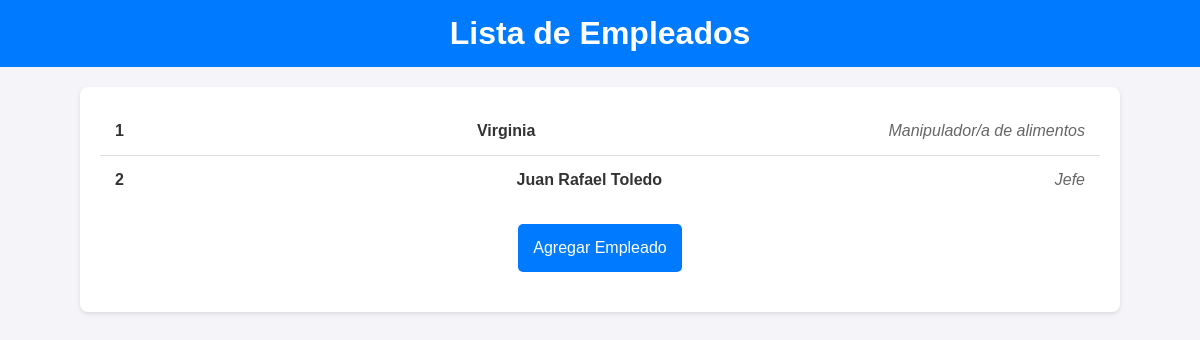
/management/employees/list/, run on the app's committed database.
### management/models.py (models this page shows)
class Employee(models.Model):
    id = models.AutoField(primary_key=True)
    name = models.CharField(max_length=255)
    role = models.CharField(max_length=255)

### management/views.py (the view)
# urls.py: path('management/employees/list/', views.employee_list, name='employee_list'),
def employee_list(request):
    employees = Employee.objects.all()
    return render(request, 'management/employee_list.html', {'employees': employees})

### templates/management/employee_list.html (shortened to what this page needs)
<!DOCTYPE html>
<html>
    <head>
    </head>
    <body>
        <header>
            <h1>Lista de Empleados</h1>
        </header>
        <div class="container">
            <ul>
                {% for employee in employees %}
                <li>
                    <span class="employee-id">{{ employee.id }}</span>
                    <span class="employee-name">{{ employee.name }}</span>
                    <span class="employee-role">{{ employee.role }}</span>
                </li>
                {% endfor %}
            </ul>
            <a href="{% url 'add_employee' %}" class="add-button">Agregar Empleado</a>
        </div>
    </body>
</html>

### templates/management/employee_list.html (style rules this page uses)
body { font-family: Arial, sans-serif; background-color: #f4f4f9; margin: 0; padding: 0; }
header { background-color: #007bff; color: #fff; padding: 15px; text-align: center; }
h1 { margin: 0; }
.container { width: 90%; max-width: 1000px; margin: 20px auto; background: #fff; border-radius: 8px; box-shadow: 0 2px 4px rgba(0, 0, 0, 0.1); padding: 20px; }
ul { list-style-type: none; padding: 0; margin: 0; }
li { padding: 15px; border-bottom: 1px solid #ddd; display: flex; justify-content: space-between; align-items: center; }
li:last-child { border-bottom: none; }
.employee-id { font-weight: bold; color: #333; }
.employee-name { font-weight: bold; color: #333; }
.employee-role { font-style: italic; color: #666; }
.add-button { margin: 20px auto; display: block; width: fit-content; text-align: center; margin-top: 20px; padding: 15px; background-color: #007bff; color: white; text-decoration: none; border-radius: 5px; font-size: 16px; }

### data on the page
Employee: id "1", name "Virginia", role "Manipulador/a de alimentos"
Employee: id "2", name "Juan Rafael Toledo", role "Jefe"
